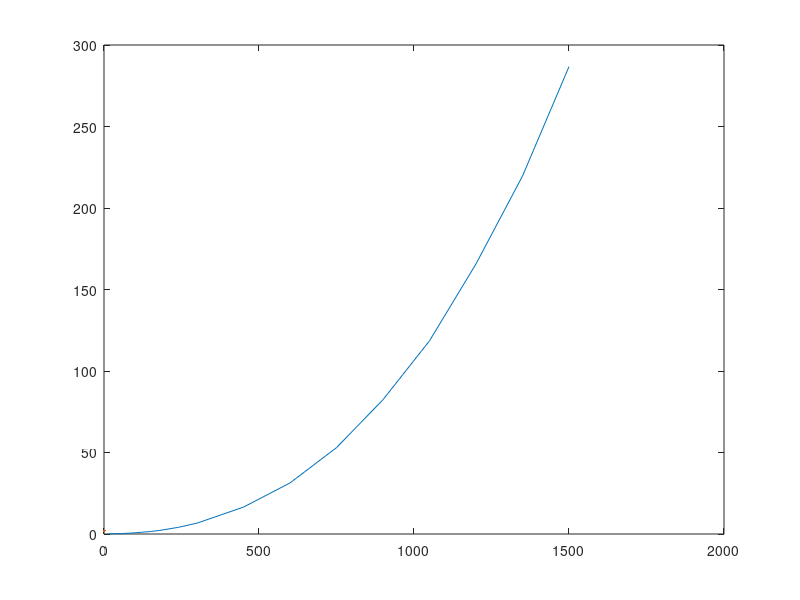

MATLAB code for this plot: (Note: this script raises an error after producing the figure.)
%Draw graph
discetizations = [15,30,60,90,120,150,180,240,300,450,600,750,900,1050,1200,1350,1500]

discetization_runtime = [0.068458,0.162452,0.307201,0.588817,1.056665,1.515952,2.204892,4.096350,6.657557,16.503736,31.314643,52.977726,82.403003,118.502493,165.701297,219.595436,286.723667]

figure
set(gca,"FontSize",16)
plot(discetizations,discetization_runtime,LineWidth=2)
xlabel('Number of Discretizations',FontSize=16) 
ylabel('Runtime (seconds)',FontSize=16) 

%%
data = importdata('covid-data/greedy_res.mat');
% Assuming your data is stored in a variable called 'data'
x = data(:,1); % Extracting the first column for x-axis
y = data(:,2); % Extracting the second column for y-axis
colorValues = data(:,4); % Extracting the fourth column for color values

% Creating a scatter plot where the color of each point is determined by 'colorValues'
figure; % Opens a new figure window
scatter(x, y, 40, colorValues, 'filled'); % '40' is the marker size, you can adjust it as needed
colorbar; % Adds a color bar to the side of the plot to indicate the scale of 'colorValues'
xlabel('X-axis Label'); % Replace 'X-axis Label' with your actual label
ylabel('Y-axis Label'); % Replace 'Y-axis Label' with your actual label
title('Your Heatmap Title'); % Provide a title for your heatmap

%%
cdata = zeros(T,5);
cdata(3:10,1) = 1;
cdata(:,3) = Uniformres(:,4);
cdata(:,2) = Greedyres(:,4);
cdata(:,5) = Uniformres1(:,4);
cdata(:,4) = Greedyres1(:,4);
cdata = transpose(cdata);
yvalues = cell(1,T);
yvalues(:,:)={0};
ytik = cell(1,T);
ytik(:,:)={0};
for i =1:T
    yvalues(1,i)={i};
    if mod(i,5)==0
        ytik(1,i) = {num2str(i)};
    else
        ytik(1,i) = {' '} ;
    end
end
h = heatmap(yvalues,xvalues,cdata);
mymap = [1 1 1
    1 0 0];
colormap(mymap)
h.XDisplayLabels = ytik;
h.Title = 'Lockdown policy over time';
s = struct(h);
s.XAxis.TickLabelRotation = 0;   % horizontal
%h.Position=[0.1300 0.1100 0.8179 0.159];
h.XLabel = ('Week'); 
h.FontSize =18;
h.ColorbarVisible = 'off';
%h = heatmap(cdata);
%%

% Define the boundaries of the regions
x1 = [0 0.6 0.6 0];
y1 = [0 0 0.2 0.2];

x2 = [0 0.6 0.6 0];
y2 = [0.2 0.2 1 1];

x3 = [0.6 1 1 0.6];
y3 = [0 0 0.2 0.2];

x4 = [0.6 1 1 0.6];
y4 = [0.2 0.2 1 1];

% Plot the regions with different colors
figure;
hold on;

fill(x1, y1, [1 0.8 0.8]); % Light red
fill(x2, y2, [0.8 1 0.8]); % Light green
fill(x3, y3, [0.8 0.8 1]); % Light blue
fill(x4, y4, [1 1 0.6]); % Light yellow
plot(0.1,0.3,'*','MarkerSize',10,'LineWidth',2,'Color','black')
plot(0.3,0.6,'*','MarkerSize',10,'LineWidth',2,'Color','black')

% Add text to each region
text(0.15, 0.3, '$$\mathbf{X}_t$$', 'HorizontalAlignment', 'center','Interpreter', 'latex', 'fontsize', 18);
text(0.35, 0.6, '$$\bar{\mathbf{X}}_t$$', 'HorizontalAlignment', 'center','Interpreter', 'latex', 'fontsize', 18);

text(0.3, 0.1, 'State 1', 'HorizontalAlignment', 'center');
text(0.3, 0.5, 'State 2', 'HorizontalAlignment', 'center');
text(0.8, 0.1, 'State 3', 'HorizontalAlignment', 'center');
text(0.8, 0.5, 'State 4', 'HorizontalAlignment', 'center');

% Set the axis limits
axis([0 1 0 1]);
axis square;

% Label the axes
xlabel('Susceptible, G_S = [0,0.6,1]','fontsize', 18);
ylabel('Infectious, G_I = [0,0.2,1]','fontsize', 18);

hold off;
%%
% Define the boundaries of the regions
%red green blue yellow
x1 = [0 0.6 0.6 0];
y1 = [0 0 0.2 0.2];


x21 = [0 0.6 0.6 0];
y21 = [0.2 0.2 0.6 0.6];

x22 = [0 0.6 0.6 0];
y22 = [0.6 0.6 1 1];

x3 = [0.6 1 1 0.6];
y3 = [0 0 0.2 0.2];

x41 = [0.6 1 1 0.6];
y41 = [0.2 0.2 0.6 0.6];

x42 = [0.6 1 1 0.6];
y42 = [0.6 0.6 1 1];

% Plot the regions with different colors
figure;
hold on;

fill(x1, y1, [1 0.8 0.8]); % Light red
fill(x21, y21, [0.8 1 0.8]); % Light green
fill(x22, y22, [0.6 1 0.6]); % Light green
fill(x3, y3, [0.8 0.8 1]); % Light blue
fill(x41, y41, [1 1 0.8]); % Light yellow
fill(x42, y42, [1 1 0.6]); % Light yellow
plot(0.1,0.3,'*','MarkerSize',10,'LineWidth',2,'Color','black')
plot(0.3,0.4,'*','MarkerSize',10,'LineWidth',2,'Color','black')

% Add text to each region
text(0.15, 0.3, '$$\mathbf{X}_t$$', 'HorizontalAlignment', 'center','Interpreter', 'latex', 'fontsize', 18);
text(0.35, 0.4, '$$\bar{\mathbf{X}}_t$$', 'HorizontalAlignment', 'center','Interpreter', 'latex', 'fontsize', 18);

%text(0.15, 0.1, 'State 1', 'HorizontalAlignment', 'center');
%text(0.15, 0.5, 'State 2', 'HorizontalAlignment', 'center');
%text(0.45, 0.1, 'State 3', 'HorizontalAlignment', 'center');
%text(0.45, 0.5, 'State 4', 'HorizontalAlignment', 'center');
%text(0.8, 0.1, 'State 5', 'HorizontalAlignment', 'center');
%text(0.8, 0.5, 'State 6', 'HorizontalAlignment', 'center');

% Set the axis limits
axis([0 1 0 1]);
axis square;

% Label the axes
xlabel('Susceptible, G_S'' = [0,0.6,1]','fontsize', 18);
ylabel('Infectious, G_I'' = [0,0.2,0.6,1]','fontsize', 18);

hold off;


%%

% Define the boundaries of the regions
x11 = [0 0.3 0.3 0];
y11 = [0 0 0.2 0.2];

x12 = [0.3 0.6 0.6 0.3];
y12 = [0 0 0.2 0.2];

x21 = [0 0.3 0.3 0];
y21 = [0.2 0.2 0.6 0.6];

x22 = [0.3 0.6 0.6 0.3];
y22 = [0.2 0.2 0.6 0.6];

x23 = [0.3 0.6 0.6 0.3];
y23 = [0.6 0.6 1 1];

x24 = [0 0.3 0.3 0];
y24 = [0.6 0.6 1 1];

x3 = [0.6 1 1 0.6];
y3 = [0 0 0.2 0.2];

x41 = [0.6 1 1 0.6];
y41 = [0.2 0.2 0.6 0.6];

x42 = [0.6 1 1 0.6];
y42 = [0.6 0.6 1 1];

% Plot the regions with different colors
figure;
hold on;

fill(x11, y11, [1 0.8 0.8]); % Light red
fill(x21, y21, [0.8 1 0.8]); % Light green
fill(x12, y12, [1 0.6 0.6]); % Light red
fill(x22, y22, [0.76 1 0.66]); % Light green
fill(x23, y23, [0.6 1 0.6]); % Light green
fill(x24, y24, [0.76 1 0.6]); % Light green
fill(x3, y3, [0.8 0.8 1]); % Light blue
fill(x41, y41, [1 1 0.8]); % Light yellow
fill(x42, y42, [1 1 0.6]); % Light yellow
plot(0.1,0.3,'*','MarkerSize',10,'LineWidth',2,'Color','black')
plot(0.15,0.4,'*','MarkerSize',10,'LineWidth',2,'Color','black')

% Add text to each region
text(0.15, 0.3, '$$\mathbf{X}_t$$', 'HorizontalAlignment', 'center','Interpreter', 'latex', 'fontsize', 18);
text(0.2, 0.4, '$$\bar{\mathbf{X}}_t$$', 'HorizontalAlignment', 'center','Interpreter', 'latex', 'fontsize', 18);

%text(0.15, 0.1, 'State 1', 'HorizontalAlignment', 'center');
%text(0.15, 0.5, 'State 2', 'HorizontalAlignment', 'center');
%text(0.45, 0.1, 'State 3', 'HorizontalAlignment', 'center');
%text(0.45, 0.5, 'State 4', 'HorizontalAlignment', 'center');
%text(0.8, 0.1, 'State 5', 'HorizontalAlignment', 'center');
%text(0.8, 0.5, 'State 6', 'HorizontalAlignment', 'center');

% Set the axis limits
axis([0 1 0 1]);
axis square;

% Label the axes
xlabel('Susceptible, G_S'''' = [0,0.3,0.6,1]','fontsize', 18);
ylabel('Infectious, G_I'''' = [0,0.2,0.6,1]','fontsize', 18);

hold off;
%%

Gs = importdata('Gs_greedy_100.mat');
Gi = importdata('Gi_greedy_100.mat');
Gr = importdata('Gr_greedy_100.mat');

Gs2 = importdata('Gs_density_100_new.mat');
Gi2 = importdata('Gi_density_100_new.mat');
Gr2 = importdata('Gr_density_100_new.mat');


x = 0:0.001:1;
ys = zeros(1,1001);
yi = zeros(1,1001);
ys2 = zeros(1,1001);
yi2 = zeros(1,1001);
for i=1:1001
    ys(1,i) = sum(Gs<=x(1,i));
    yi(1,i) = sum(Gi<=x(1,i));
    ys2(1,i) = sum(Gs2<=x(1,i));
    yi2(1,i) = sum(Gi2<=x(1,i));
end
% Plot the regions with different colors
figure;
hold on;

plot(x,ys,'r-', ...
    x,yi,'b-', ...
    'LineWidth',2);
ax = gca;
ax.FontSize = 16; 
title({'Distribution of Discretizations Generated'},'Fontsize',18)
legend('Susceptible -- GreedyCut', ...
    'Infected -- GreedyCut',...
    'Fontsize',14)

xlabel('Proportion of Population','fontsize', 18);
ylabel('Number of Discretized Regions','fontsize', 18);

hold off